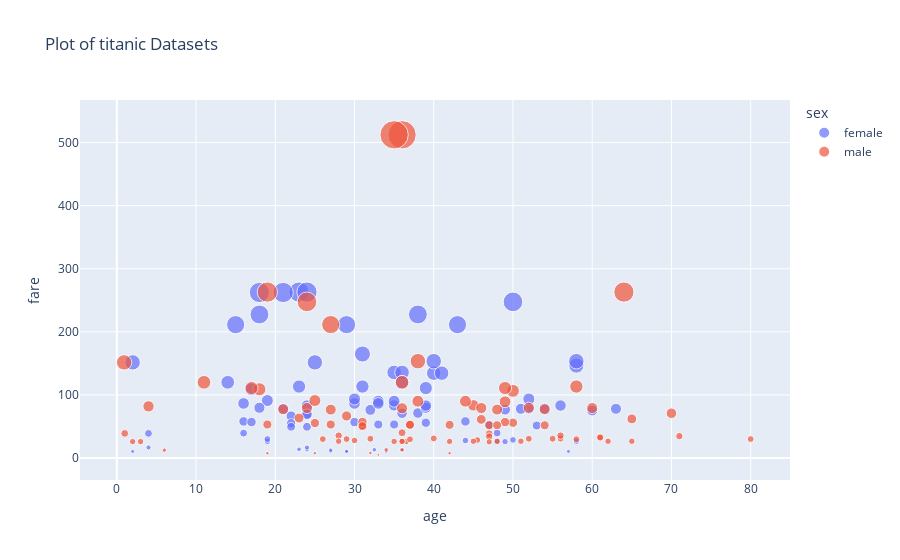

Notebook code cell kept with this figure:
### Code cell
# scatter plot
df.dropna(inplace=True)
#fig=px.scatter(df,x="age",y="fare",color="sex",title='Plot of titanic Datasets')
fig=px.scatter(df,x="age",y="fare",color="sex",size='fare',title='Plot of titanic Datasets')
fig.show()
fig.write_image('scatterplot.png')# how to sve in 300 DPI
#how to save plots via plotly into png 300 DPI(codium) or poe.com
fig.write_image('scatterplot.png',format='png',width=800,height=600,scale=3)
